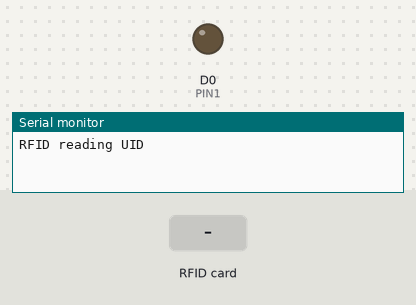
This sketch was run on a simulated ESP8266 (NodeMCU). Shown: output pins drawn as LEDs (lit = HIGH), the last lines printed to the serial monitor. The inputs (shaded band) are chosen by the test bench.

Above: at 1.2 s.
1.3 s: RFID card 5E 7A 19 C4 held to the reader
At 2.7 s:
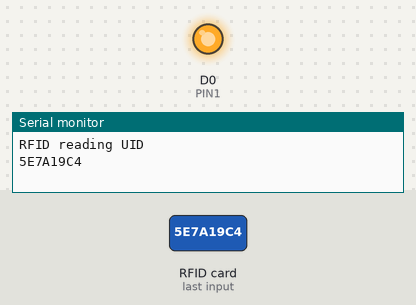
Timing chart, 0 to 4.3 s (numbered marks = the images above; inputs shaded):
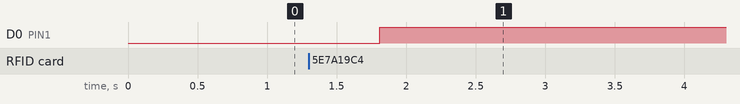

Measured:
- after the input at 1.3 s, D0 (PIN1): LOW → HIGH after 0.51 s

The sketch:

project-code.ino
```cpp
#include <SPI.h>
#include <MFRC522.h>
#define SS_PIN D4
#define RST_PIN D2
#define PIN1 D0

MFRC522 mfrc522(SS_PIN, RST_PIN); // Instance of the class
void setup() {
   pinMode(PIN1,OUTPUT);
   Serial.begin(9600);
   SPI.begin();       // Init SPI bus
   mfrc522.PCD_Init(); // Init MFRC522
   Serial.println("RFID reading UID");
}
void loop() {
if ( mfrc522.PICC_IsNewCardPresent())
    {
        if ( mfrc522.PICC_ReadCardSerial())
        {
           //Serial.print("Tag UID:");
           for (byte i = 0; i < mfrc522.uid.size; i++) {
                  Serial.print(mfrc522.uid.uidByte[i] < 0x10 ? "0" : "");
                  Serial.print(mfrc522.uid.uidByte[i], HEX);
            }
            digitalWrite(PIN1,LOW);
            delay(500);
            digitalWrite(PIN1,HIGH);
            Serial.println();
            mfrc522.PICC_HaltA();
        }
  }
}
```
